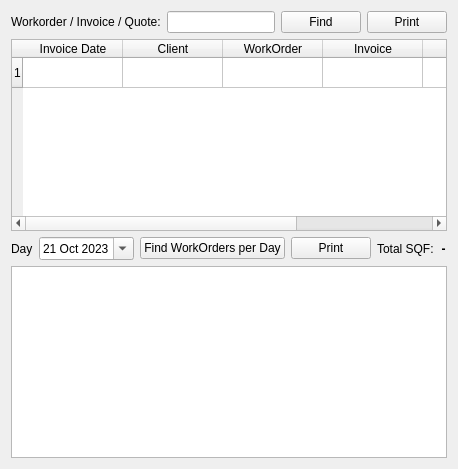
      <widget class="QWidget" name="tab_13">
       <attribute name="title">
        <string>Search</string>
       </attribute>
       <layout class="QGridLayout" name="gridLayout_21">
        <item row="0" column="0">
         <layout class="QVBoxLayout" name="verticalLayout_27">
          <item>
           <layout class="QVBoxLayout" name="verticalLayout_26">
            <item>
             <layout class="QHBoxLayout" name="horizontalLayout_38">
              <item>
               <widget class="QLabel" name="label_66">
                <property name="text">
                 <string>Workorder / Invoice / Quote:</string>
                </property>
               </widget>
              </item>
              <item>
               <widget class="QLineEdit" name="le_checkWork"/>
              </item>
              <item>
               <widget class="QPushButton" name="pushButton_17">
                <property name="text">
                 <string>Find</string>
                </property>
               </widget>
              </item>
              <item>
               <widget class="QPushButton" name="pushButton_21">
                <property name="text">
                 <string>Print</string>
                </property>
               </widget>
              </item>
             </layout>
            </item>
            <item>
             <widget class="QTableWidget" name="table_Check">
              <property name="sizePolicy">
               <sizepolicy hsizetype="Expanding" vsizetype="Fixed">
                <horstretch>0</horstretch>
                <verstretch>0</verstretch>
               </sizepolicy>
              </property>
              <property name="editTriggers">
               <set>QAbstractItemView::NoEditTriggers</set>
              </property>
              <row>
               <property name="text">
                <string>1</string>
               </property>
              </row>
              <column>
               <property name="text">
                <string>Invoice Date</string>
               </property>
              </column>
              <column>
               <property name="text">
                <string>Client</string>
               </property>
              </column>
              <column>
               <property name="text">
                <string>WorkOrder</string>
               </property>
              </column>
              <column>
               <property name="text">
                <string>Invoice</string>
               </property>
              </column>
              <column>
               <property name="text">
                <string>Quote</string>
               </property>
              </column>
              <column>
               <property name="text">
                <string>Status</string>
               </property>
              </column>
             </widget>
            </item>
           </layout>
          </item>
          <item>
           <layout class="QVBoxLayout" name="verticalLayout_25">
            <item>
             <layout class="QHBoxLayout" name="horizontalLayout_45">
              <item>
               <widget class="QLabel" name="label_72">
                <property name="text">
                 <string>Day</string>
                </property>
               </widget>
              </item>
              <item>
               <widget class="QDateEdit" name="date_search">
                <property name="dateTime">
                 <datetime>
                  <hour>20</hour>
                  <minute>0</minute>
                  <second>0</second>
                  <year>2023</year>
                  <month>10</month>
                  <day>21</day>
                 </datetime>
                </property>
                <property name="calendarPopup">
                 <bool>true</bool>
                </property>
               </widget>
              </item>
              <item>
               <widget class="QPushButton" name="pushButton_20">
                <property name="text">
                 <string>Find WorkOrders per Day</string>
                </property>
               </widget>
              </item>
              <item>
               <widget class="QPushButton" name="pushButton_22">
                <property name="text">
                 <string>Print</string>
                </property>
               </widget>
              </item>
              <item>
               <widget class="QLabel" name="label_73">
                <property name="text">
                 <string>Total SQF:</string>
                </property>
               </widget>
              </item>
              <item>
               <widget class="QLabel" name="label_74">
                <property name="font">
                 <font>
                  <pointsize>9</pointsize>
                  <bold>true</bold>
                 </font>
                </property>
                <property name="text">
                 <string>-</string>
                </property>
                <property name="alignment">
                 <set>Qt::AlignCenter</set>
                </property>
               </widget>
              </item>
             </layout>
            </item>
            <item>
             <widget class="QTableView" name="tableView_search">
              <property name="editTriggers">
               <set>QAbstractItemView::NoEditTriggers</set>
              </property>
             </widget>
            </item>
           </layout>
          </item>
         </layout>
        </item>
       </layout>
      </widget>
